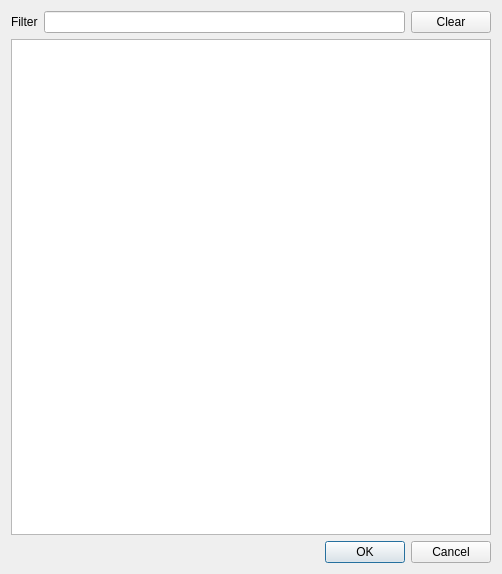
<?xml version="1.0" encoding="UTF-8"?>
<ui version="4.0">
 <class>AssetPicker</class>
 <widget class="QDialog" name="AssetPicker">
  <property name="geometry">
   <rect>
    <x>0</x>
    <y>0</y>
    <width>502</width>
    <height>574</height>
   </rect>
  </property>
  <property name="windowTitle">
   <string>Select Asset</string>
  </property>
  <property name="layoutDirection">
   <enum>Qt::LeftToRight</enum>
  </property>
  <layout class="QVBoxLayout" name="verticalLayout">
   <item>
    <layout class="QHBoxLayout" name="horizontalLayout">
     <item>
      <widget class="QLabel" name="label">
       <property name="text">
        <string>Filter</string>
       </property>
      </widget>
     </item>
     <item>
      <widget class="QLineEdit" name="lineEdit_Filter"/>
     </item>
     <item>
      <widget class="QPushButton" name="pushButton_Clear">
       <property name="sizePolicy">
        <sizepolicy hsizetype="Fixed" vsizetype="Fixed">
         <horstretch>0</horstretch>
         <verstretch>0</verstretch>
        </sizepolicy>
       </property>
       <property name="text">
        <string>Clear</string>
       </property>
      </widget>
     </item>
    </layout>
   </item>
   <item>
    <widget class="QListWidget" name="listWidget"/>
   </item>
   <item>
    <widget class="QDialogButtonBox" name="buttonBox">
     <property name="standardButtons">
      <set>QDialogButtonBox::Cancel|QDialogButtonBox::Ok</set>
     </property>
    </widget>
   </item>
  </layout>
 </widget>
 <resources/>
 <connections>
  <connection>
   <sender>buttonBox</sender>
   <signal>rejected()</signal>
   <receiver>AssetPicker</receiver>
   <slot>reject()</slot>
   <hints>
    <hint type="sourcelabel">
     <x>205</x>
     <y>181</y>
    </hint>
    <hint type="destinationlabel">
     <x>149</x>
     <y>104</y>
    </hint>
   </hints>
  </connection>
 </connections>
</ui>
